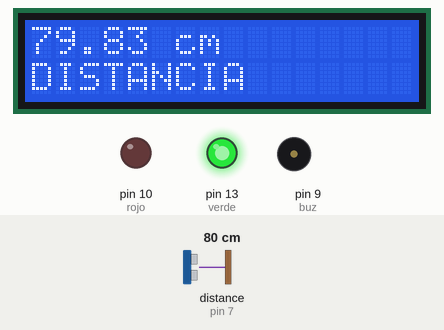
A sketch run on a simulated Arduino Uno, built with avr-gcc and run on an emulated ATmega328P. On the bench: 16×2 character LCD, output pins drawn as LEDs (lit = HIGH), buzzer (waves = sounding, pin HIGH). Wiring (inferred from the names in the program): ultrasonic range finder: trigger pin 6; echo pin 7. Inputs (shaded band) come from the test bench; at power-on: distance to the obstacle (sensor on pin 7) 80 cm. The echo pulse lasts 58.3 µs per cm; pins used as bus, display or sensor lines are not drawn; what the sketch prints to the serial monitor is not drawn.

Above: at 1.2 s.
1.3 s: distance to the obstacle (sensor on pin 7) set to 12 cm
At 2.0 s:
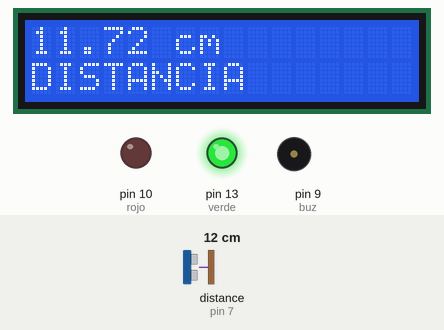
4.3 s: distance to the obstacle (sensor on pin 7) set to 9 cm
At 5.0 s:
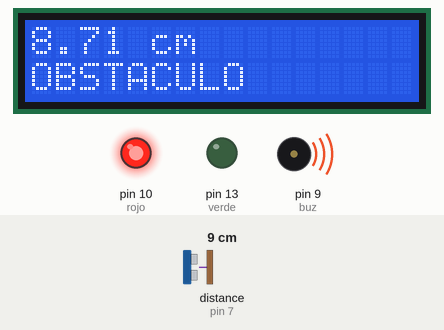
7.1 s: distance to the obstacle (sensor on pin 7) set to 2 cm
At 7.5 s:
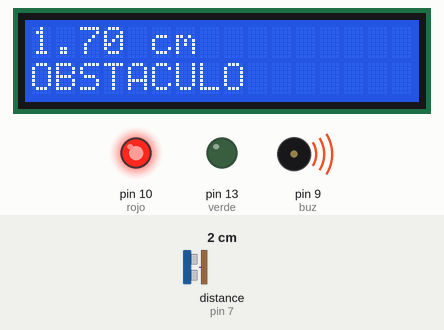
Timing chart, 0 to 10.1 s (numbered marks = the images above; inputs shaded):
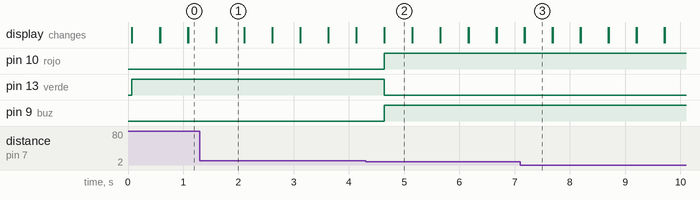

Measured:
- the behaviour switches between 11 and 10 cm on distance to the obstacle (sensor on pin 7) (found by bisection; images 1 and 2)
- after the input at 1.3 s, the display: first differs from a run without the input after 0.30 s (image 1)
- after the input at 4.3 s, pin 10 (rojo), pin 9 (buz): LOW → HIGH after 0.34 s; pin 13 (verde): HIGH → LOW after 0.34 s; the display: first differs from a run without the input after 0.34 s (image 2)
- after the input at 7.1 s, the display: first differs from a run without the input after 0.08 s (image 3)
- what the display in image 1 shows lasts 0.5 s, from 1.6 s to 2.1 s

The sketch:

smashing_inari_sango1.ino
```cpp
#include <LiquidCrystal.h>

//Declaraciones de variables globales
int trig=6;
int echo=7;
int buz=9;
int rojo=10;
int verde=13;
float tiempo,distancia;


LiquidCrystal lcd(12, 11, 5, 4, 3, 2);

void setup()
{
  lcd.begin(16, 2); // Configurar el número de columnas y filas de la pantalla LCD

  pinMode(trig,OUTPUT);
  pinMode(echo,INPUT);
  pinMode(buz, OUTPUT);
  pinMode(rojo, OUTPUT);
  pinMode(verde, OUTPUT);
  Serial.begin(9600);
}


void loop() {

  digitalWrite(trig,LOW);
  delayMicroseconds(2);
  digitalWrite(trig,HIGH);
  delayMicroseconds(10);
  digitalWrite(trig,LOW);
  tiempo=pulseIn(echo,HIGH);//mide el ancho del echo en us
  //distancia = 340m/s x tiempo/2  porque el tiempo es ida y vuelta
  distancia=tiempo/58.2;//Distancia en cm
  lcd.setCursor(0, 1);
  lcd.print("DISTANCIA");


  if(distancia < 10)
  {
    Serial.println(distancia);
    digitalWrite(buz,1);

    lcd.setCursor(0, 0);
    lcd.print(distancia);
    lcd.print(" cm");

    lcd.setCursor(0, 1);
    lcd.print("OBSTACULO");
    digitalWrite(verde, LOW);
    digitalWrite(rojo, HIGH); //encendemos el led rojo como advertencia

    delay(500);
    lcd.clear();
  }
  else
  {

    Serial.println(distancia);

    digitalWrite(buz,0);

    lcd.setCursor(0, 0);
    lcd.print(distancia);
    lcd.print(" cm");
    digitalWrite(verde, HIGH); //encendemos el led verde para decir que es una distancia segura
    digitalWrite(rojo, LOW);  //apagamos el led rojo

    delay(500);
    lcd.clear();
  }
}
 
```
